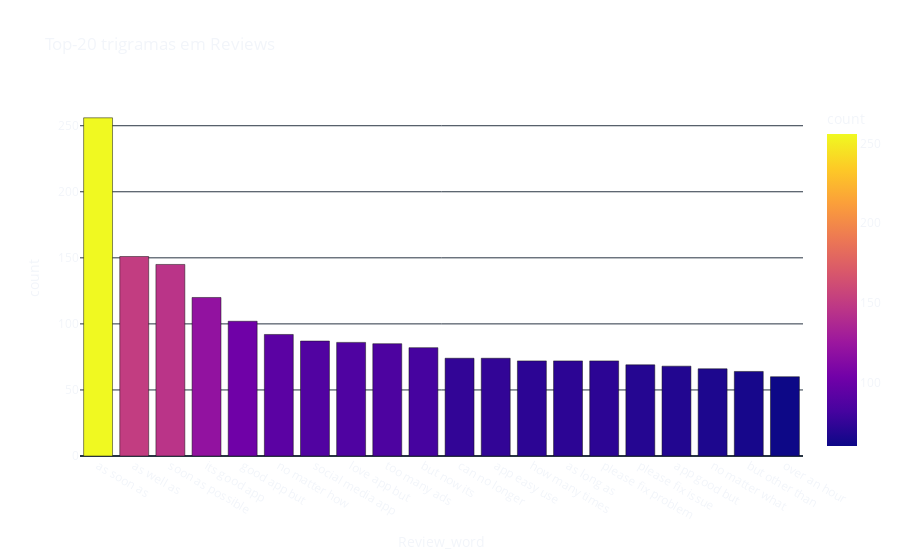

Notebook source saved alongside this figure:
### Markdown cell above
**`Trigrams`**

### Code cell
def get_top_n_trigrams(corpus, n=None):
    vec = CountVectorizer(ngram_range=(3, 3), stop_words = stopwords).fit(corpus)
    bag_of_words = vec.transform(corpus)
    sum_words = bag_of_words.sum(axis=0) 
    words_freq = [(word, sum_words[0, idx]) for word, idx in vec.vocabulary_.items()]
    words_freq =sorted(words_freq, key = lambda x: x[1], reverse=True)
    return words_freq[:n]

common_trigrams = get_top_n_trigrams(df['content'], 20)
for word, freq in common_trigrams:
    print(f'{word}: {freq}')

df2 = pd.DataFrame(common_trigrams, columns = ['Review_word' , 'count'])

fig = px.bar(df2, x='Review_word', y='count',
            title='Top-20 trigramas em Reviews',
            color='count')
fig.update_layout(  template= 'plotly_dark',
                    paper_bgcolor='rgba(0, 0, 0, 0)',
                    plot_bgcolor='rgba(0, 0, 0, 0)'
                    )   
fig.show()

### Figure 1 — Plotly figure (JSON) as saved in the notebook; plotly's stock layout.template omitted (floating-point values rounded to 4 significant figures)
{"data": [{"alignmentgroup": "True", "hovertemplate": "Review_word=%{x}<br>count=%{marker.color}<extra></extra>", "legendgroup": "", "marker": {"color": [256, 151, 145, 120, 102, 92, 87, 86, 85, 82, 74, 74, 72, 72, 72, 69, 68, 66, 64, 60], "coloraxis": "coloraxis", "pattern": {"shape": ""}}, "name": "", "offsetgroup": "", "orientation": "v", "showlegend": false, "textposition": "auto", "type": "bar", "x": ["as soon as", "as well as", "soon as possible", "its good app", "good app but", "no matter how", "social media app", "love app but", "too many ads", "but now its", "can no longer", "app easy use", "how many times", "as long as", "please fix problem", "please fix issue", "app good but", "no matter what", "but other than", "over an hour"], "xaxis": "x", "y": [256, 151, 145, 120, 102, 92, 87, 86, 85, 82, 74, 74, 72, 72, 72, 69, 68, 66, 64, 60], "yaxis": "y"}], "layout": {"barmode": "relative", "coloraxis": {"colorbar": {"title": {"text": "count"}}, "colorscale": [[0, "#0d0887"], [0.1111, "#46039f"], [0.2222, "#7201a8"], [0.3333, "#9c179e"], [0.4444, "#bd3786"], [0.5556, "#d8576b"], [0.6667, "#ed7953"], [0.7778, "#fb9f3a"], [0.8889, "#fdca26"], [1, "#f0f921"]]}, "legend": {"tracegroupgap": 0}, "paper_bgcolor": "rgba(0, 0, 0, 0)", "plot_bgcolor": "rgba(0, 0, 0, 0)", "title": {"text": "Top-20 trigramas em Reviews"}, "xaxis": {"anchor": "y", "domain": [0, 1], "title": {"text": "Review_word"}}, "yaxis": {"anchor": "x", "domain": [0, 1], "title": {"text": "count"}}}}
